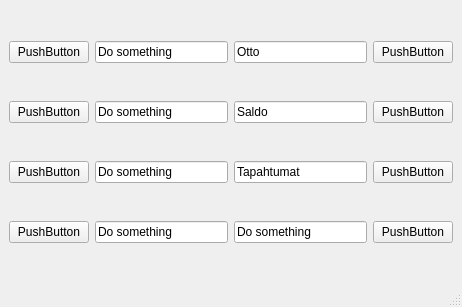
<?xml version="1.0" encoding="UTF-8"?>
<ui version="4.0">
 <class>MainWindow</class>
 <widget class="QMainWindow" name="MainWindow">
  <property name="geometry">
   <rect>
    <x>0</x>
    <y>0</y>
    <width>462</width>
    <height>307</height>
   </rect>
  </property>
  <property name="windowTitle">
   <string>MainWindow</string>
  </property>
  <widget class="QWidget" name="centralwidget">
   <layout class="QHBoxLayout" name="horizontalLayout">
    <item>
     <layout class="QGridLayout" name="gridLayout">
      <item row="4" column="0">
       <widget class="QPushButton" name="B4">
        <property name="text">
         <string>PushButton</string>
        </property>
       </widget>
      </item>
      <item row="2" column="3">
       <widget class="QPushButton" name="B6">
        <property name="text">
         <string>PushButton</string>
        </property>
       </widget>
      </item>
      <item row="3" column="0">
       <widget class="QPushButton" name="B3">
        <property name="text">
         <string>PushButton</string>
        </property>
       </widget>
      </item>
      <item row="3" column="3">
       <widget class="QPushButton" name="B7">
        <property name="text">
         <string>PushButton</string>
        </property>
       </widget>
      </item>
      <item row="4" column="3">
       <widget class="QPushButton" name="B8">
        <property name="text">
         <string>PushButton</string>
        </property>
       </widget>
      </item>
      <item row="2" column="0">
       <widget class="QPushButton" name="B2">
        <property name="text">
         <string>PushButton</string>
        </property>
       </widget>
      </item>
      <item row="1" column="3">
       <widget class="QPushButton" name="B5">
        <property name="text">
         <string>PushButton</string>
        </property>
       </widget>
      </item>
      <item row="1" column="0">
       <widget class="QPushButton" name="B1">
        <property name="text">
         <string>PushButton</string>
        </property>
       </widget>
      </item>
      <item row="2" column="1">
       <widget class="QLineEdit" name="L2">
        <property name="text">
         <string>Do something</string>
        </property>
       </widget>
      </item>
      <item row="1" column="1">
       <widget class="QLineEdit" name="L1">
        <property name="text">
         <string>Do something</string>
        </property>
       </widget>
      </item>
      <item row="3" column="1">
       <widget class="QLineEdit" name="L3">
        <property name="text">
         <string>Do something</string>
        </property>
       </widget>
      </item>
      <item row="4" column="1">
       <widget class="QLineEdit" name="L4">
        <property name="text">
         <string>Do something</string>
        </property>
       </widget>
      </item>
      <item row="1" column="2">
       <widget class="QLineEdit" name="L5">
        <property name="text">
         <string>Otto</string>
        </property>
       </widget>
      </item>
      <item row="2" column="2">
       <widget class="QLineEdit" name="L6">
        <property name="text">
         <string>Saldo</string>
        </property>
       </widget>
      </item>
      <item row="3" column="2">
       <widget class="QLineEdit" name="L7">
        <property name="text">
         <string>Tapahtumat</string>
        </property>
       </widget>
      </item>
      <item row="4" column="2">
       <widget class="QLineEdit" name="L8">
        <property name="text">
         <string>Do something</string>
        </property>
       </widget>
      </item>
     </layout>
    </item>
   </layout>
  </widget>
  <widget class="QMenuBar" name="menubar">
   <property name="geometry">
    <rect>
     <x>0</x>
     <y>0</y>
     <width>462</width>
     <height>21</height>
    </rect>
   </property>
  </widget>
  <widget class="QStatusBar" name="statusbar"/>
 </widget>
 <resources/>
 <connections/>
</ui>
